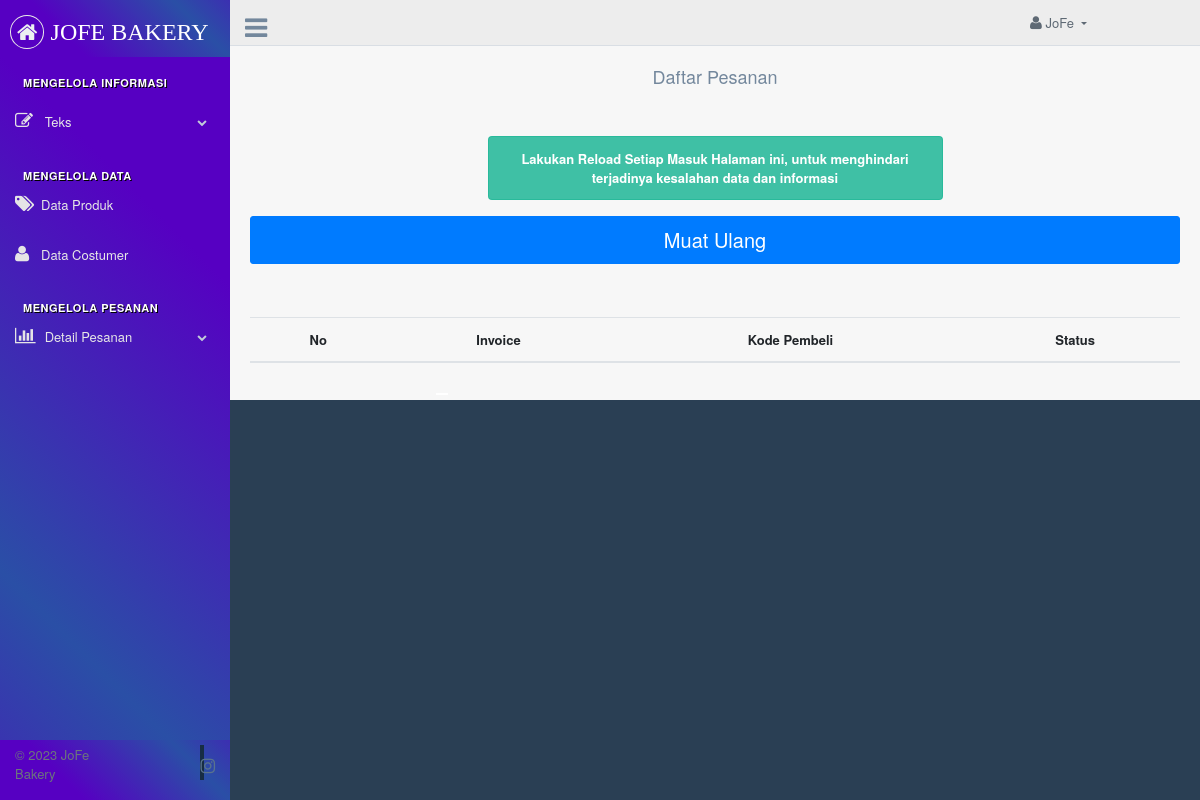
The page /admin/detailorder.php (signed in) on the database as committed earlier.
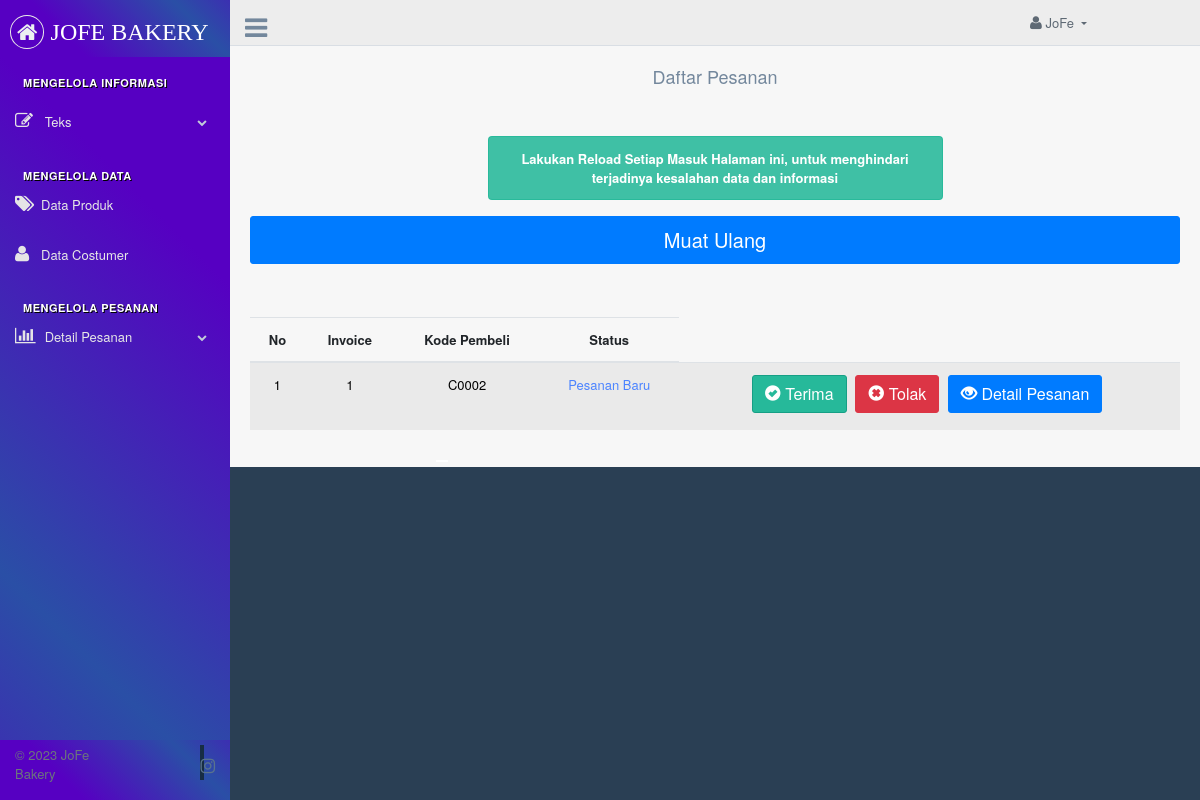
The same page on the database as committed later.
### tables this page shows
CREATE TABLE `pemesanan` (
  `invoice` INT(11) NOT NULL AUTO_INCREMENT PRIMARY KEY,
  `tanggal` DATE,
  `alamat` VARCHAR(200) NOT NULL,
  `kota` VARCHAR(255),
  `kode_pos` INT,
  `status` ENUM('Pesanan Baru', 'Pesanan Diterima', 'Pesanan Ditolak'),
  `provinsi` VARCHAR(255),
  `harga_total_pesanan` FLOAT,
  `id` INT(11),
  `kode_customer` VARCHAR(100),
  FOREIGN KEY (`id`) REFERENCES `admin`(`id`),
  FOREIGN KEY (`kode_customer`) REFERENCES `customer`(`kode_customer`)
);

### admin/detailorder.php (the view, shortened to what the changed rows need)
<?php
include '../koneksi/koneksi.php';
?>
<!DOCTYPE html>
<html lang="en">
<head>
    <link href="vendors/bootstrap/dist/css/bootstrap.min.css" rel="stylesheet">
    <link href="vendors/font-awesome/css/font-awesome.min.css" rel="stylesheet">
    <link href="vendors/nprogress/nprogress.css" rel="stylesheet">
    <link href="vendors/google-code-prettify/bin/prettify.min.css" rel="stylesheet">
    <link href="build/css/custom.min.css" rel="stylesheet">
</head>
<body class="nav-md">
</body>
</html>
<div class="right_col" role="main">
    <div class="container" style="margin-bottom:5%;">
        <div class="row">
            <div class="col-md-12">
                <h2 class="text-center mb-5">Daftar Pesanan</h2>
            </div>
        </div>
        <div class="row mt-5">
            <div class="col-md-12">
                <table class="table table-striped">
                    <thead>
                        <tr style="text-align:center;">
                            <th scope="col">No</th>
                            <th scope="col">Invoice</th>
                            <th scope="col">Kode Pembeli</th>
                            <th scope="col">Status</th>
                        </tr>
                    </thead>
                    <tbody style="text-align:center;">
                        <?php
                        $result = mysqli_query($conn, "SELECT DISTINCT invoice, kode_customer, status FROM pemesanan GROUP BY invoice ORDER BY invoice DESC");
                        $no = mysqli_num_rows($result);
                        while ($row = mysqli_fetch_assoc($result)) {
                            ?>
                            <tr style="color: black">
                                <td>
                                    <?= $no; ?>
                                </td>
                                <td>
                                    <?= $row['invoice']; ?>
                                </td>
                                <td>
                                    <?= $row['kode_customer']; ?>
                                </td>
                                <?php if ($row['status'] == 'Pesanan Diterima') { ?>
                                    <td style="color: green;">Pesanan Diterima</td>
                                <?php } else if ($row['status'] == 'Pesanan Ditolak') { ?>
                                        <td style="color: red;">Pesanan Ditolak</td>
                                <?php } else { ?>
                                        <td style="color:#4c84ff">
                                        <?= $row['status']; ?>
                                        </td>
                                <?php } ?>
                                <td>
                                    <?php if ($row['status'] != 'Pesanan Diterima' && $row['status'] != 'Pesanan Ditolak') { ?>
                                        <a href="proses/terima.php?inv=<?= $row['invoice']; ?>&cs=<?= $row['kode_customer']; ?>"
                                            class="btn btn-success"><i class="glyphicon glyphicon-ok-sign"></i>
                                            Terima</a>
                                        <a href="proses/tolak.php?inv=<?= $row['invoice']; ?>&cs=<?= $row['kode_customer']; ?>"
                                            class="btn btn-danger" onclick="return confirm('Yakin Ingin Menolak?')"><i
                                                class="glyphicon glyphicon-remove-sign"></i> Tolak</a>
                                    <?php } ?>
                                    <a href="detailorder.php?inv=<?= $row['invoice']; ?>&cs=<?= $row['kode_customer']; ?>"
                                        type="submit" class="btn btn-primary"><i class="glyphicon glyphicon-eye-open"></i>
                                        Detail Pesanan</a>
                                </td>
                            </tr>
                            <?php
                            $no--;
                        }
                        ?>
                    </tbody>
                </table>
            </div>
        </div>
    </div>
</div>

Rows that differ between the two databases and show on the page:
added pemesanan: invoice "1", kode_customer "C0002", status "Pesanan Baru"
